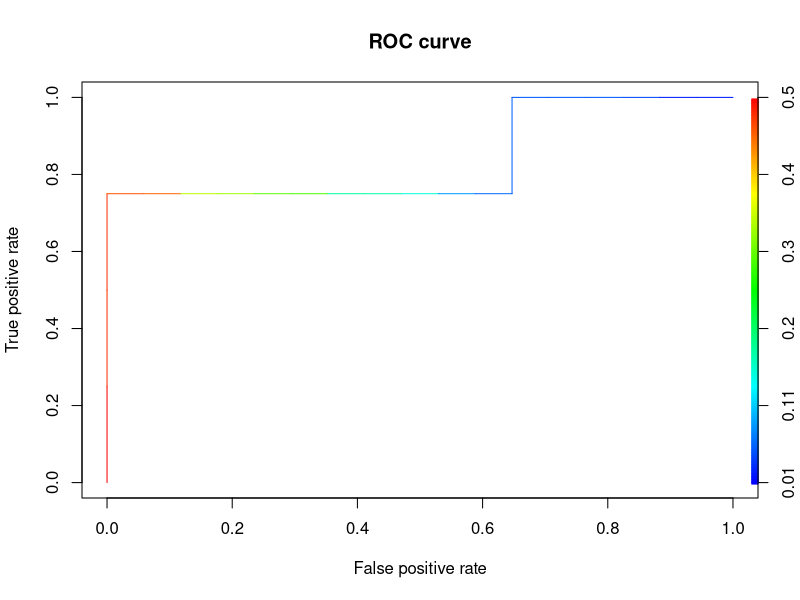
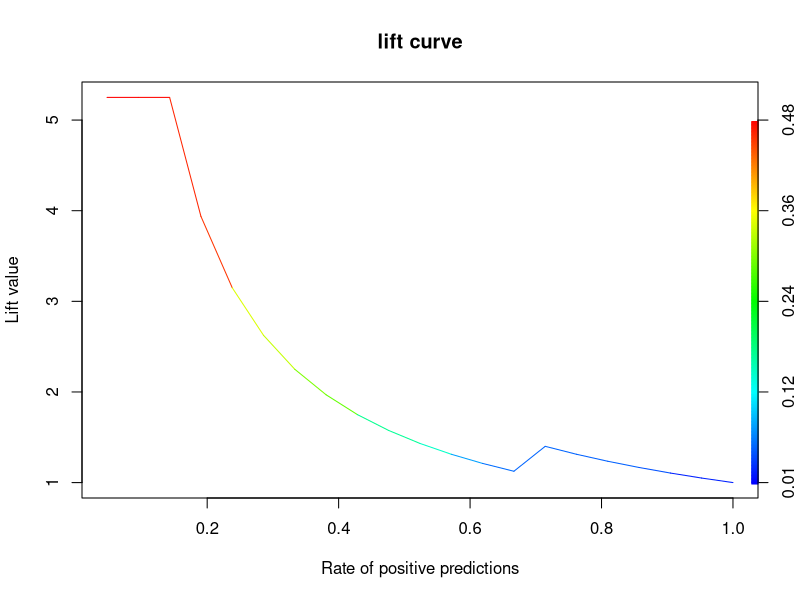

The R script that drew these images, in order:
library(party)
library(ROCR)

# Load the kyphosis data set.
require(rpart)

# Split randomly
x <- kyphosis[sample(1:nrow(kyphosis), nrow(kyphosis), replace = F),]
x.train <- kyphosis[1:floor(nrow(x)*.75), ]
x.evaluate <- kyphosis[(floor(nrow(x)*.75)+1):nrow(x), ]

# Create a model using "random forest and bagging ensemble algorithms
# utilizing conditional inference trees."
require(party)
x.model <- cforest(Kyphosis ~ Age + Number + Start, data=x.train,
                   control = cforest_unbiased(mtry = 3))

# Alternatively, use "recursive partitioning [...] in a conditional
# inference framework."
# x.model <- ctree(Kyphosis ~ Age + Number + Start, data=x.train)

# ctree plots nicely (but cforest doesn"t plot)
# plot (x.model)

# Use the model to predict the evaluation.
x.evaluate$prediction <- predict(x.model, newdata=x.evaluate)

# Calculate the overall accuracy.
x.evaluate$correct <- x.evaluate$prediction == x.evaluate$Kyphosis
print(paste("% of predicted classifications correct", mean(x.evaluate$correct)))

# Extract the class probabilities.
x.evaluate$probabilities <- 1- unlist(treeresponse(x.model,
                                                   newdata=x.evaluate), use.names=F)[seq(1,nrow(x.evaluate)*2,2)]

# Plot the performance of the model applied to the evaluation set as
# an ROC curve.
require(ROCR)
pred <- prediction(x.evaluate$probabilities, x.evaluate$Kyphosis)
perf <- performance(pred,"tpr","fpr")
plot(perf, main="ROC curve", colorize=T)

# And then a lift chart
perf <- performance(pred,"lift","rpp")
plot(perf, main="lift curve", colorize=T)
